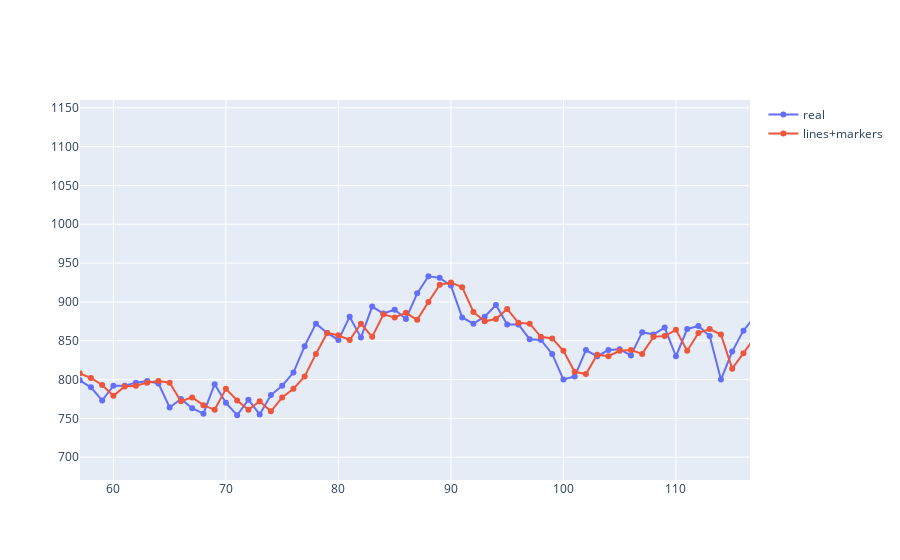

Notebook code for this chart:
### Code cell
import plotly.graph_objects as go

# Create random data with numpy
import numpy as np
import pandas as pd

real = pd.read_csv("Item76SpredAndrej.csv")['pravda'].values.reshape((299))
bbb = pd.read_csv("Item76SpredAndrej.csv")['pred'].values.reshape((299))

random_x =np.arange(len(bbb))

# Create traces
fig = go.Figure()
fig.add_trace(go.Scatter(x=random_x, y=real,
                    mode='lines+markers',
                    name='real'))
fig.add_trace(go.Scatter(x=random_x, y=bbb,
                    mode='lines+markers',
                    name='lines+markers'))


fig.show()

### Figure 1 — Plotly figure (JSON) as saved in the notebook; plotly's stock layout.template omitted (floating-point values rounded to 4 significant figures; data arrays with more than 128 entries replaced by an {"elided": "..."} marker saying what was removed)
{"data": [{"mode": "lines+markers", "name": "real", "type": "scatter", "x": {"elided": "299 int values"}, "y": {"elided": "299 int values"}}, {"mode": "lines+markers", "name": "lines+markers", "type": "scatter", "x": {"elided": "299 int values"}, "y": {"elided": "299 int values"}}], "layout": {"autosize": true, "xaxis": {"autorange": false, "range": [57.03, 116.6], "type": "linear"}, "yaxis": {"autorange": false, "range": [670.6, 1160.0], "type": "linear"}}}
